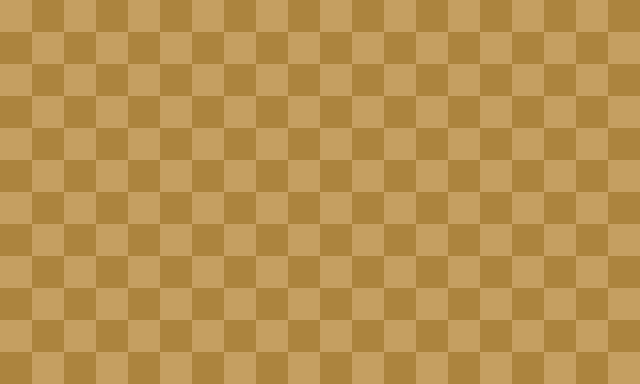

This game map was drawn from its Tiled (.tmx) file and the tilesets committed beside it. A one-line description and the full map source follow:
An orthogonal 20x12 tile map with 32x32 px tiles, 1 tile layer (Tile Layer 1) and 15 objects (1, 2, 3, 4, 5, ...).

<map version="1.10" tiledversion="1.11.2" orientation="orthogonal" renderorder="right-down" width="20" height="12" tilewidth="32" tileheight="32" infinite="0" nextlayerid="3" nextobjectid="19">
 <tileset firstgid="1" name="TestMap" tilewidth="32" tileheight="32" tilecount="576" columns="32">
  <image source="DemoMap.png" width="1044" height="586" />
 </tileset>
 <objectgroup id="2" name="Menu">
  <object id="3" name="1" x="96" y="96">
   <polygon points="0,0 64,0 64,64 0,64" />
  </object>
  <object id="4" name="2" x="192" y="96">
   <polygon points="0,0 64,0 64,64 0,64" />
  </object>
  <object id="5" name="3" x="288" y="96">
   <polygon points="0,0 64,0 64,64 0,64" />
  </object>
  <object id="6" name="4" x="384" y="96">
   <polygon points="0,0 64,0 64,64 0,64" />
  </object>
  <object id="7" name="5" x="480" y="96">
   <polygon points="0,0 64,0 64,64 0,64" />
  </object>
  <object id="8" name="6" x="96" y="192">
   <polygon points="0,0 64,0 64,64 0,64" />
  </object>
  <object id="9" name="7" x="192" y="192">
   <polygon points="0,0 64,0 64,64 0,64" />
  </object>
  <object id="10" name="8" x="288" y="192">
   <polygon points="0,0 64,0 64,64 0,64" />
  </object>
  <object id="11" name="9" x="384" y="192">
   <polygon points="0,0 64,0 64,64 0,64" />
  </object>
  <object id="12" name="10" x="480" y="192">
   <polygon points="0,0 64,0 64,64 0,64" />
  </object>
  <object id="14" name="11" x="96" y="288">
   <polygon points="0,0 64,0 64,64 0,64" />
  </object>
  <object id="15" name="12" x="192" y="288">
   <polygon points="0,0 64,0 64,64 0,64" />
  </object>
  <object id="16" name="13" x="288" y="288">
   <polygon points="0,0 64,0 64,64 0,64" />
  </object>
  <object id="17" name="14" x="384" y="288">
   <polygon points="0,0 64,0 64,64 0,64" />
  </object>
  <object id="18" name="15" x="480" y="288">
   <polygon points="0,0 64,0 64,64 0,64" />
  </object>
 </objectgroup>
 <layer id="1" name="Tile Layer 1" width="20" height="12">
  <data encoding="csv">
235,250,235,250,235,250,235,250,235,250,235,250,235,250,235,250,235,250,235,250,
250,235,250,235,250,235,250,235,250,235,250,235,250,235,250,235,250,235,250,235,
235,250,235,250,235,250,235,250,235,250,235,250,235,250,235,250,235,250,235,250,
250,235,250,235,250,235,250,235,250,235,250,235,250,235,250,235,250,235,250,235,
235,250,235,250,235,250,235,250,235,250,235,250,235,250,235,250,235,250,235,250,
250,235,250,235,250,235,250,235,250,235,250,235,250,235,250,235,250,235,250,235,
235,250,235,250,235,250,235,250,235,250,235,250,235,250,235,250,235,250,235,250,
250,235,250,235,250,235,250,235,250,235,250,235,250,235,250,235,250,235,250,235,
235,250,235,250,235,250,235,250,235,250,235,250,235,250,235,250,235,250,235,250,
250,235,250,235,250,235,250,235,250,235,250,235,250,235,250,235,250,235,250,235,
235,250,235,250,235,250,235,250,235,250,235,250,235,250,235,250,235,250,235,250,
250,235,250,235,250,235,250,235,250,235,250,235,250,235,250,235,250,235,250,235
</data>
 </layer>
</map>
